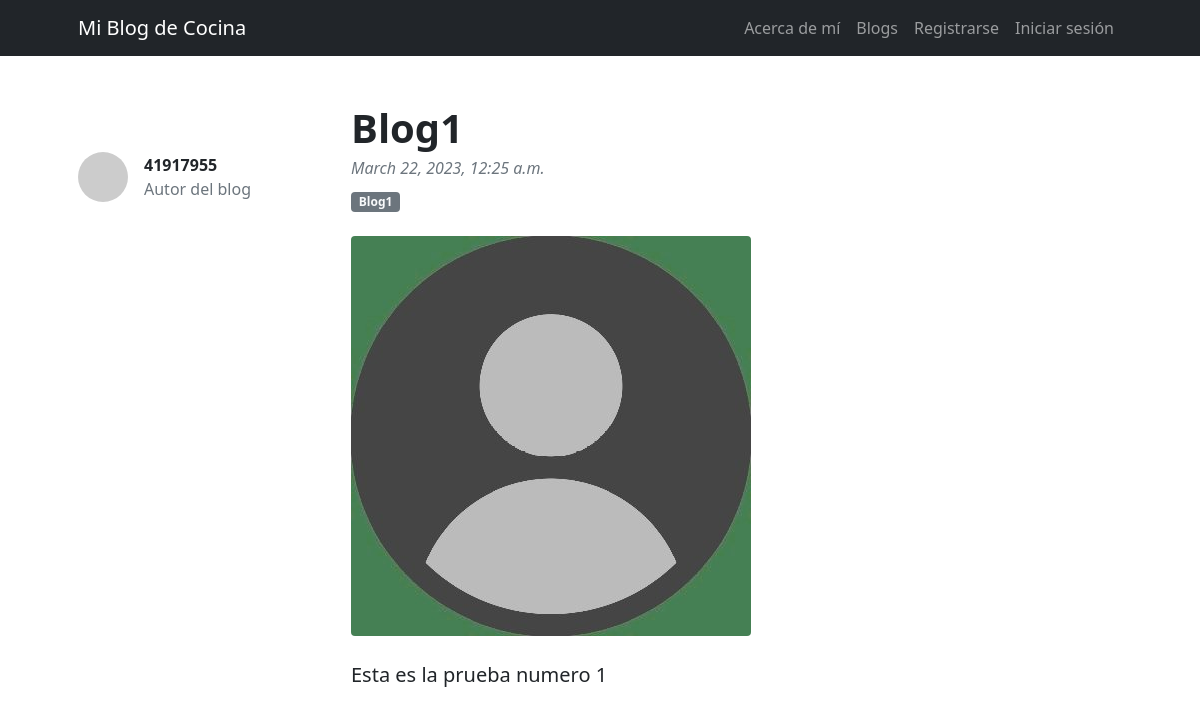
The app's page /pages/1/ with its own data.
### pages/models.py (models this page shows, shortened)
class Blog(models.Model):
    title = models.CharField(max_length=200)
    subtitle = models.CharField(max_length=200)
    body = models.TextField()
    author = models.ForeignKey(User, on_delete=models.CASCADE)
    date = models.DateTimeField(auto_now_add=True)
    image = models.ImageField(upload_to='blogs/')

### pages/views.py (the view)
# urls.py: path('pages/<int:page_id>/', views.page_detail, name='page_detail'),
def page_detail(request, page_id):
    blog = get_object_or_404(Blog, pk=page_id)
    return render(request, 'pages/page_detail.html', {'blog': blog})

### pages/templates/pages/page_detail.html (shortened to what this page needs)
{% extends 'base_generic.html' %}
{% block content %}
<div class="container px-5 my-5">
    <div class="row gx-5">
        <div class="col-lg-3">
            <div class="d-flex align-items-center mt-lg-5 mb-4">
                <img class="img-fluid rounded-circle" src="https://dummyimage.com/50x50/ced4da/6c757d.jpg" alt="{{ blog.author }}" />
                <div class="ms-3">
                    <div class="fw-bold">{{ blog.author }}</div>
                    <div class="text-muted">Autor del blog</div>
                </div>
            </div>
        </div>
        <div class="col-lg-9">
            <article>
                <header class="mb-4 post-header">
                    <h1 class="fw-bolder mb-1">{{ blog.title }}</h1>
                    <div class="text-muted fst-italic mb-2">{{ blog.date }}</div>
                    <div class="post-badges">
                        <a class="badge bg-secondary text-decoration-none link-light" href="#!">{{ blog.subtitle }}</a>
                    </div>
                </header>
                <figure class="mb-4"><img class="img-fluid rounded" src="{{ blog.image.url }}" alt="{{ blog.title }}" /></figure>
                <section class="mb-5">
                    <p class="fs-5 mb-4">{{ blog.body }}</p>
                </section>
            </article>
        </div>
    </div>
</div>
{% endblock %}

### pages/templates/pages/page_detail.html (style rules this page uses)
.post-header .post-badges a { margin-right: 5px; }

### records on screen
Blog: author "41917955", title "Blog1", date "March 22, 2023, 12:25 a.m.", subtitle "Blog1", image (picture), body "Esta es la prueba numero 1"
